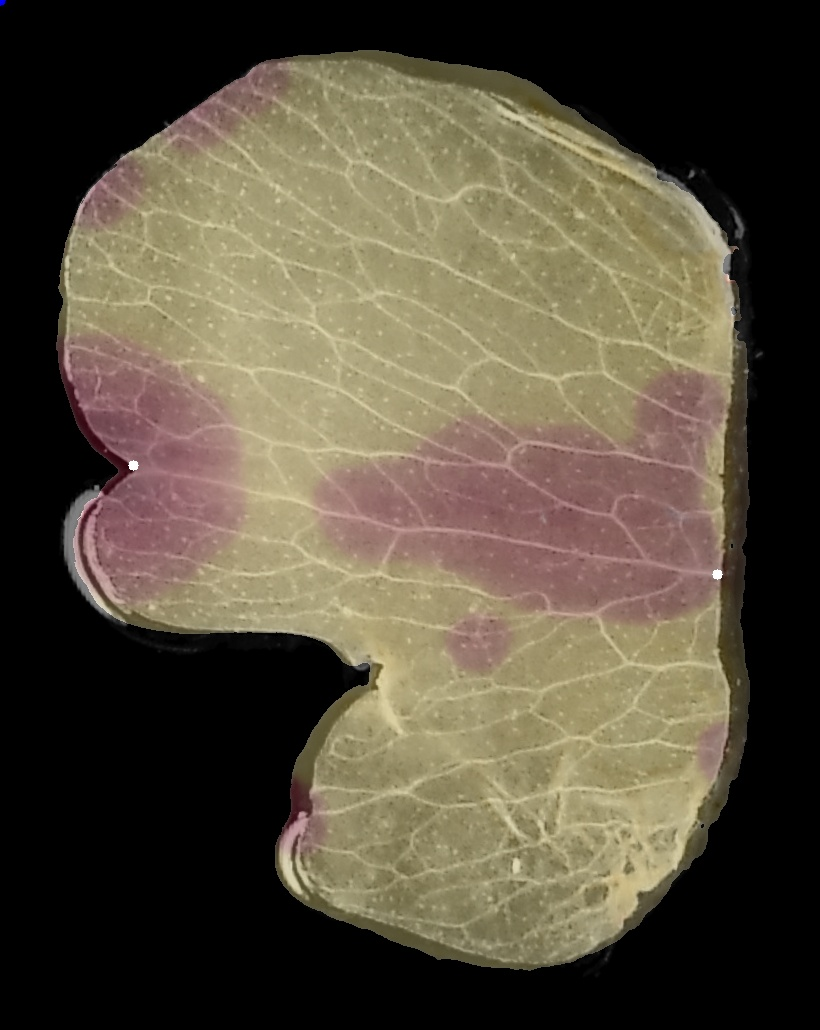
#> input picture src/F1P111_Spot_Center_200730_combined.JPG, 820 x 1030 px
$ python -i imageextraction.py   (imports and definitions only)
#> lines starting #> are read from the running program, lines starting #| are printed output that depends on the picture; after the words box and inside, x2 and y2 are one past the last pixel; in counts of white or black regions, pixels touching at a corner belong together
#> in get_points, shape is the input picture: shape (1030, 820, 3); mean B, G, R 61.6, 78.5, 87.3
import cv2
import numpy as np
import sys
from skimage import io, color, filters, measure

# This is a pipeline to detect the petals in our images.
# The pipeline takes an image and a k-value(k-value of 2 is best) as input.
# The first steams is using a k-means clustering on the image.
# The image is then processed to find petal edges.
# The contours of the image are then found and then the pipeline returns the image with the petals identified.

def get_image_kmeans(image, k):
#> called with k = 2
    Z = image.reshape((-1,3))
    Z = np.float32(Z)
    criteria = (cv2.TERM_CRITERIA_EPS + cv2.TERM_CRITERIA_MAX_ITER, 10, 1.0)
    K = int(k)
    ret,label,center=cv2.kmeans(Z,K,None,criteria,10,cv2.KMEANS_RANDOM_CENTERS)
#> ret = 825320069.8; center = [[1.69, 2.11, 2.62], [110.2, 140.5, 156.1]]
    center = np.uint8(center)
#> center = [[1, 2, 2], [110, 140, 156]]
    res = center[label.flatten()]
    res2 = res.reshape((image.shape))
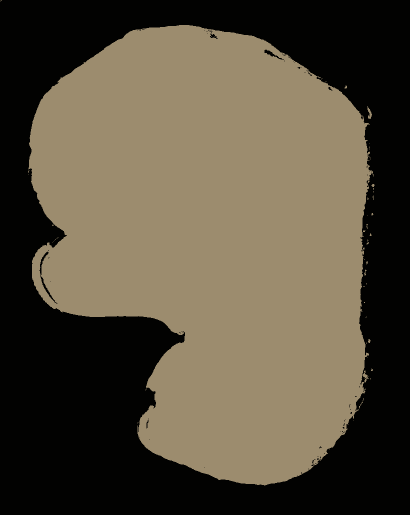
#> res2: shape (1030, 820, 3) (shown at 1/2 size); mean B, G, R 61.2, 78.2, 87
    return res2

def process_image(image):
    kernel = np.ones((5,5),np.uint8)
    original = image.copy()
    ret,thresh1 = cv2.threshold(image,127,255,cv2.THRESH_BINARY)
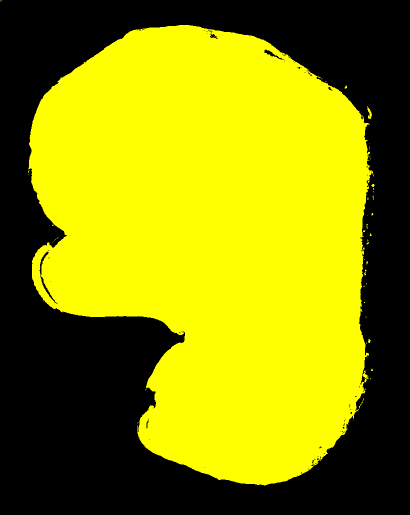
#> thresh1: shape (1030, 820, 3) (shown at 1/2 size); mean B, G, R 0, 140.8, 140.8
    kernel = np.ones((5,5),np.uint8)
    erosion = cv2.erode(thresh1,kernel,iterations = 1)
    blur = cv2.blur(image,(5,5))
    edges = cv2.Canny(blur, 10 ,100)
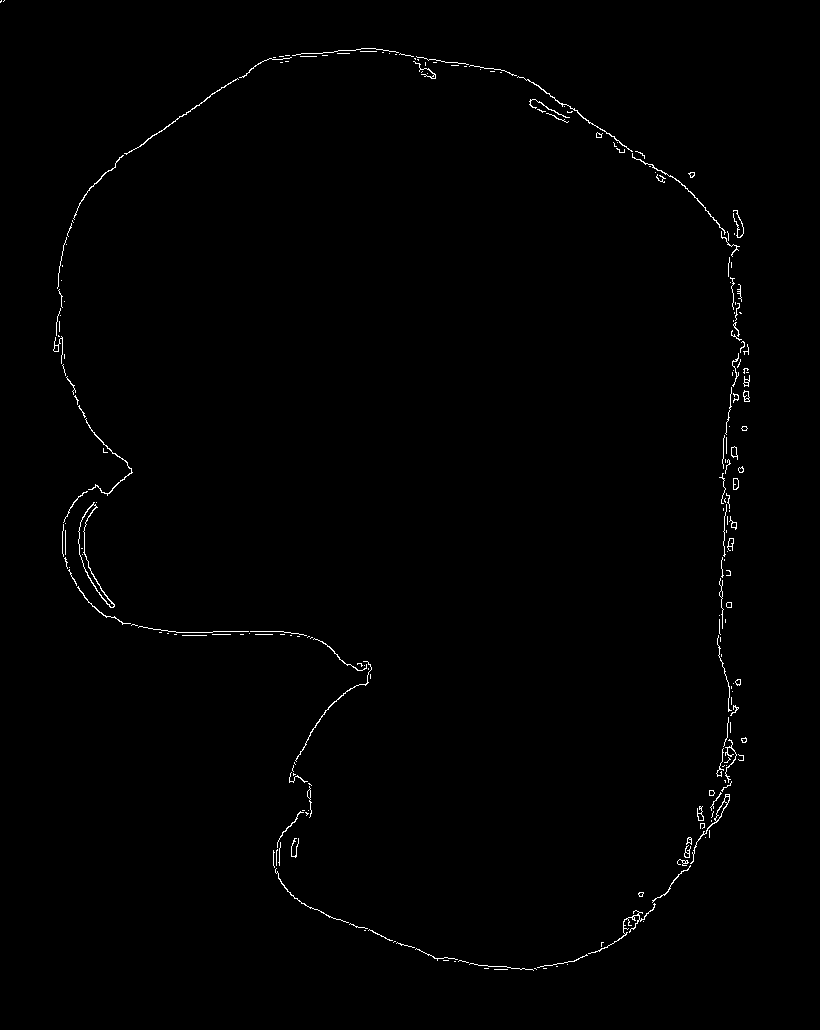
#> edges: shape (1030, 820); 0.68% white in thin lines or dots, all inside (x1, y1, x2, y2) = (0, 0, 750, 971)
    dilated = cv2.dilate(edges,kernel,iterations = 1)
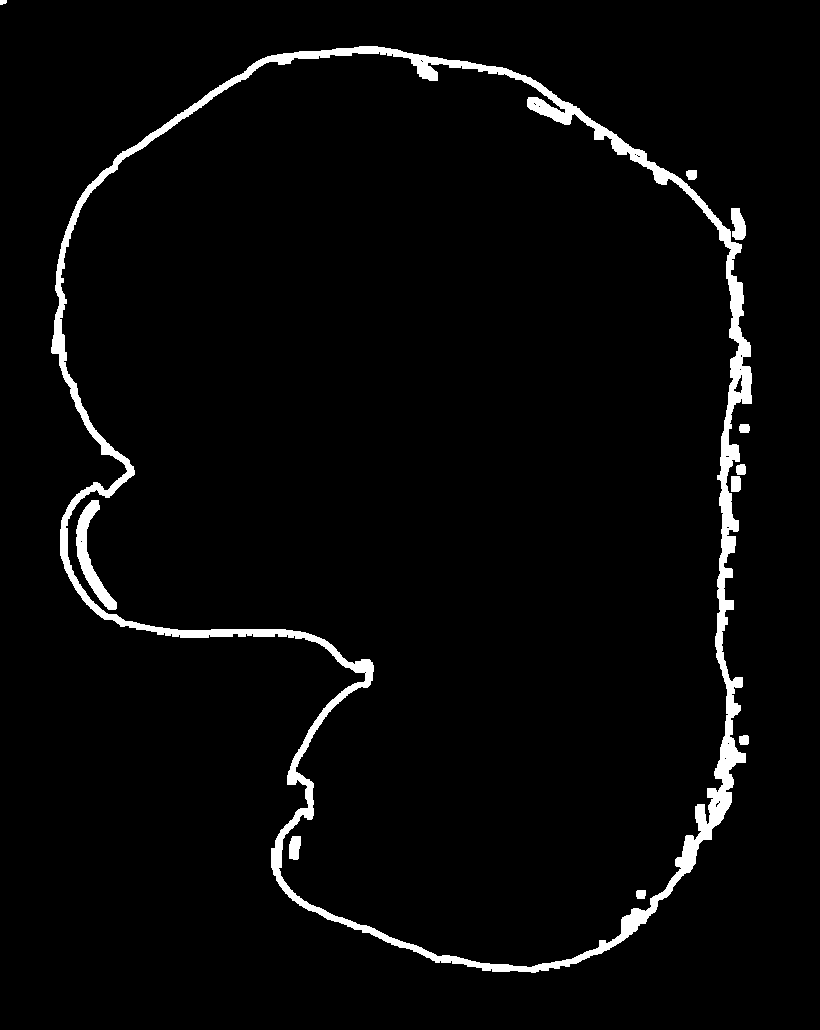
#> dilated: shape (1030, 820); 3.4% white; 11 white regions, largest, box (x1, y1, x2, y2) and area: (51, 46, 752, 973) 26022, (76, 500, 117, 610) 1335, (731, 208, 746, 240) 365
    erosion = cv2.erode(dilated,kernel,iterations = 1)
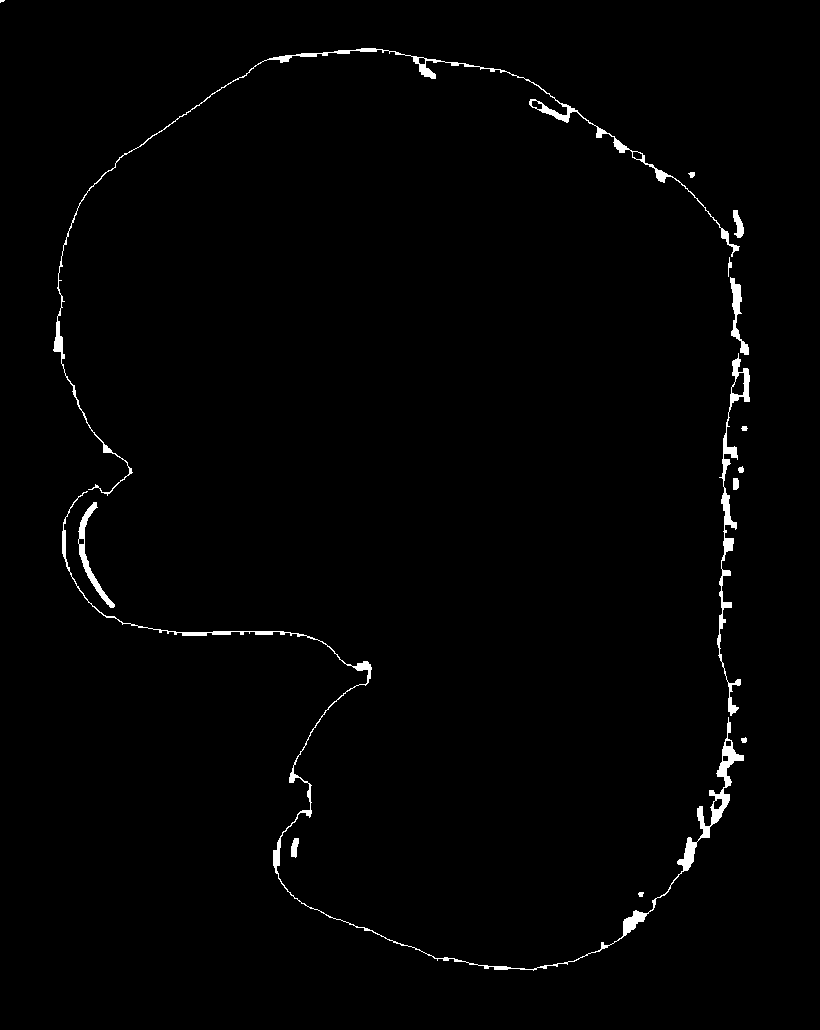
#> erosion: shape (1030, 820); 1.2% white; 15 white regions (1 under 20 px), largest, box (x1, y1, x2, y2) and area: (62, 491, 744, 971) 4019, (53, 48, 740, 496) 2901, (717, 353, 750, 716) 1771
    return erosion

def find_image_contours(image):
    contours, hierarchy =  cv2.findContours(image,cv2.RETR_TREE,cv2.CHAIN_APPROX_SIMPLE)
    return contours

# [12 lines left out: function extract_image_objects, not called in this run]

def get_points(img_path):
    shape = cv2.imread(img_path)
    #grey_shape = cv2.cvtColor(shape, cv2.COLOR_BGR2GRAY)
    grey_shape = get_image_kmeans(shape, 2)
    grey_shape1 = process_image(grey_shape)
    o = cv2.ORB_create(100)
    points = o.detect(grey_shape1, None)
#> points = 100 keypoints; strongest (x, y, size): (81, 540, 31), (81, 542, 31), (730, 242, 31), (716, 798, 31)
    shape_points = cv2.drawKeypoints(shape,points,color=(0,255,0), flags=0,outImage=np.array([]))
    return shape_points

# [39 lines left out: functions get_distance, main, not called in this run]


# [2 lines not run here, left out]

>>> result = get_points('F1P111_Spot_Center_200730_combined.JPG')

$ run again, on src/F1P111_Spot_Center_200730_pca.JPG
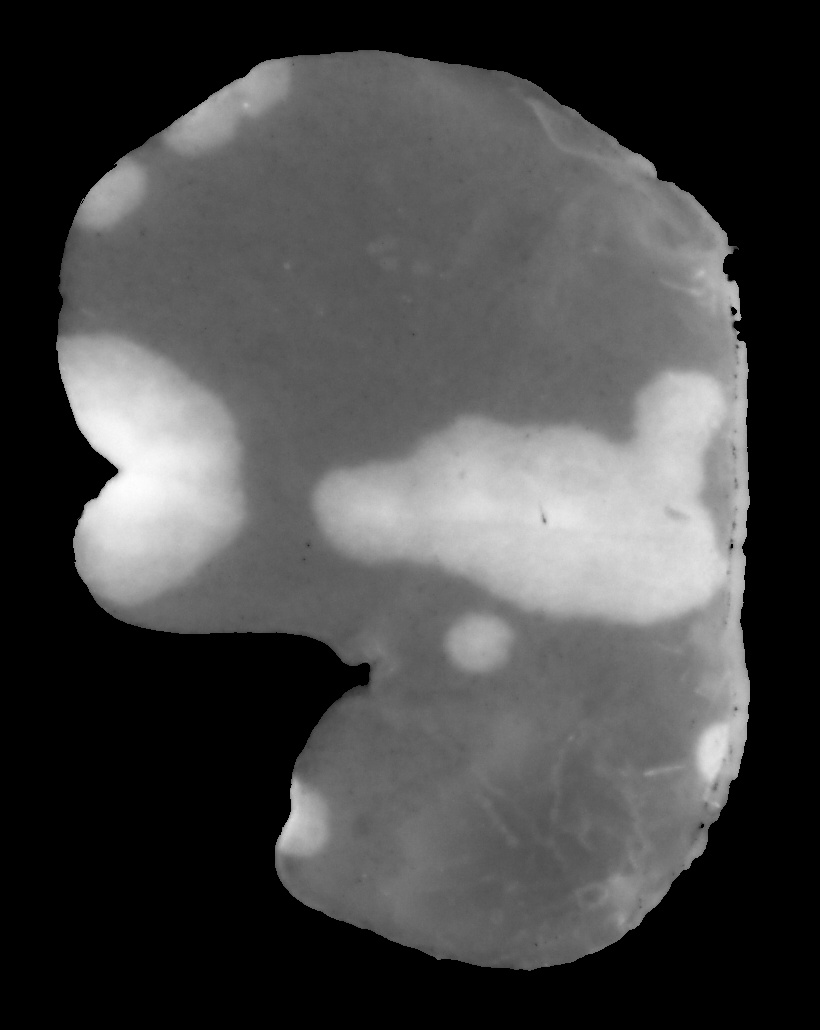
#> input picture src/F1P111_Spot_Center_200730_pca.JPG, 820 x 1030 px
#> in get_points, shape is the input picture: shape (1030, 820, 3); min 0, max 254, mean 70.8
#> in get_image_kmeans, `ret,label,center=cv2.kmeans(Z,K,None,criteria,10,cv2.KMEANS_RANDOM_CEN..`: ret = 2.43e+09; center = [[0.0713, 0.0713, 0.0713], [125.4, 125.4, 125.4]]
#> in get_image_kmeans, `center = np.uint8(center)`: center = [[0, 0, 0], [125, 125, 125]]
#> in get_image_kmeans, `res2 = res.reshape((image.shape))`:
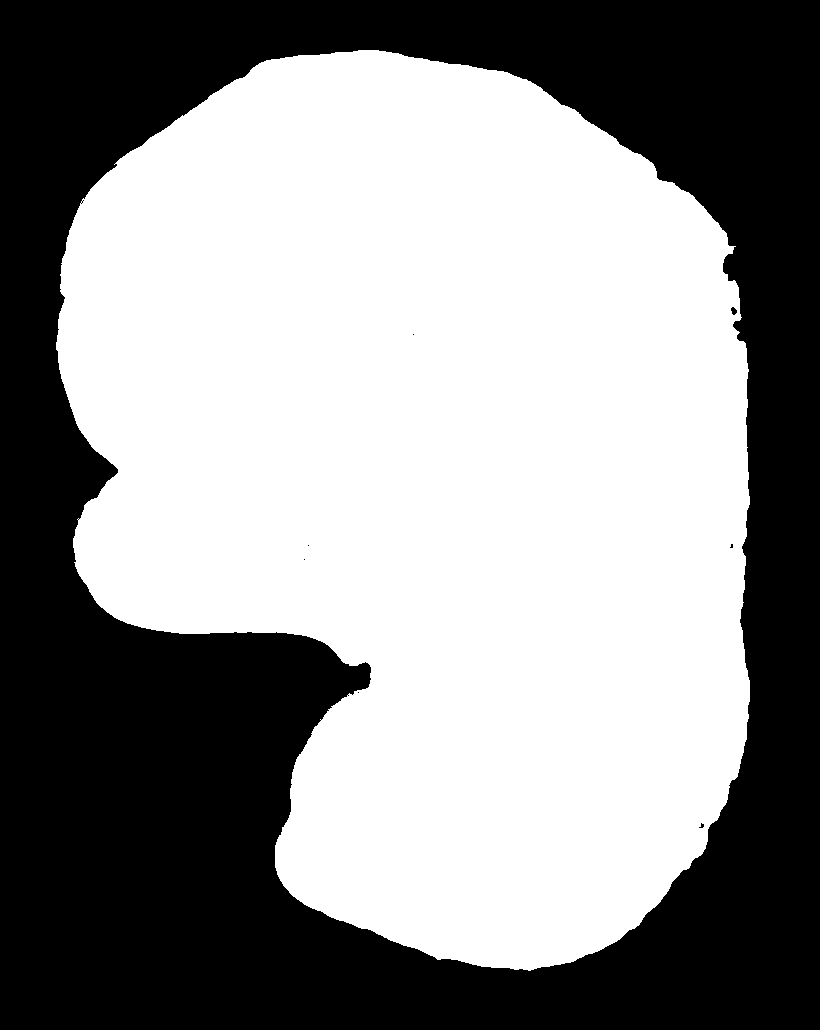
#> res2: shape (1030, 820, 3); values 0 (black) and 125 (white), 56.4% white; 8 black regions (6 under 20 px), largest, box (x1, y1, x2, y2) and area: (0, 0, 820, 1030) 368323, (731, 307, 737, 315) 33
#> thresh1: shape (1030, 820, 3); every value is 0
#> edges: shape (1030, 820); 0.38% white in thin lines or dots, all inside (x1, y1, x2, y2) = (54, 48, 749, 970)
#> in process_image, `dilated = cv2.dilate(edges,kernel,iterations = 1)`:
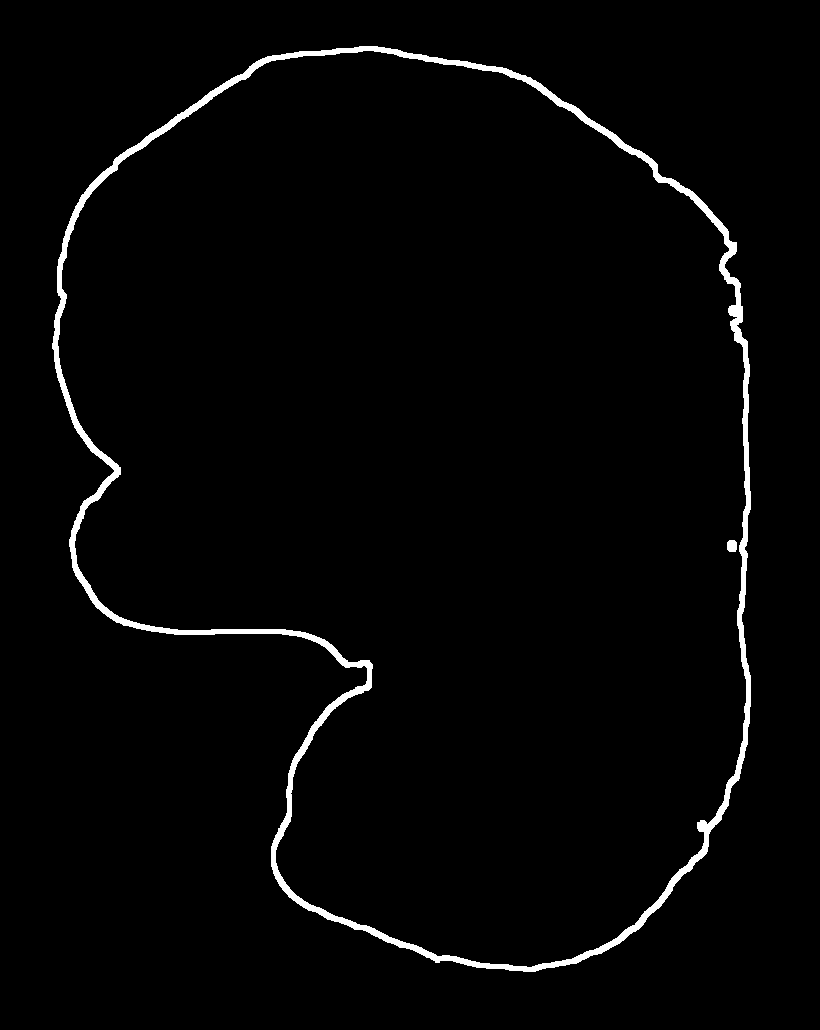
#> dilated: shape (1030, 820); 2.1% white; 2 white regions, box (x1, y1, x2, y2) and area: (52, 46, 751, 972) 17886, (727, 540, 737, 552) 109
#> points = 100 keypoints; strongest (x, y, size): (739, 339, 31), (704, 830, 31), (700, 826, 37.2), (733, 245, 37.2)

$ run again, on src/F1P111_Spot_Side1_200730_combined.JPG
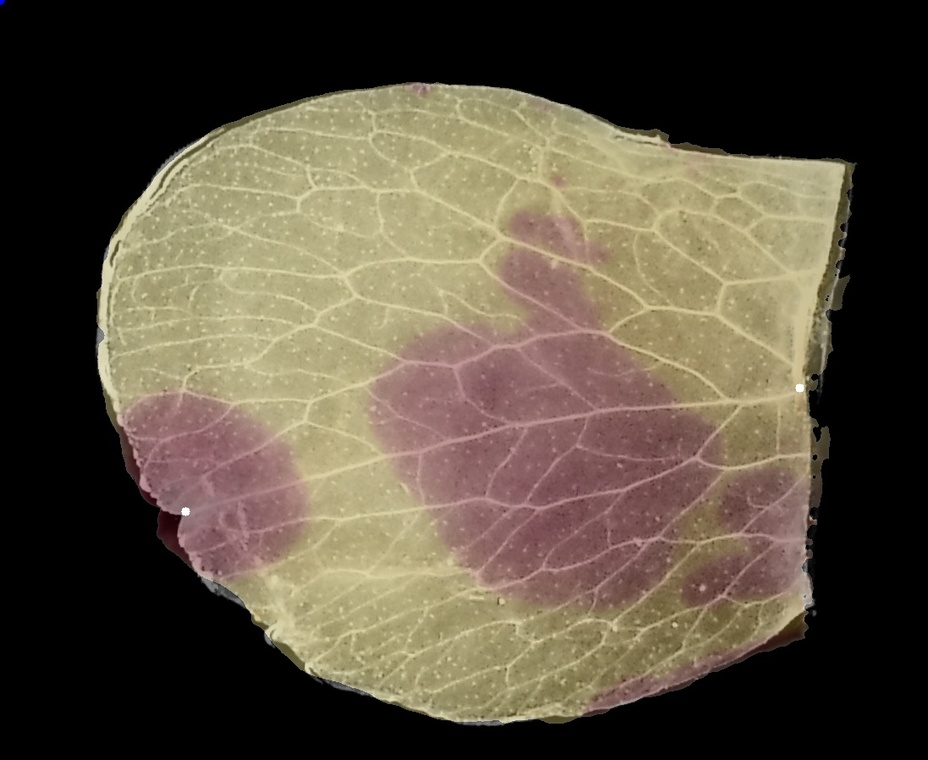
#> input picture src/F1P111_Spot_Side1_200730_combined.JPG, 928 x 760 px, shrunk from 1097 x 898 before the run
#> in get_points, shape is the input picture: shape (760, 928, 3); mean B, G, R 63.5, 79.5, 89.5
#> in get_image_kmeans, `ret,label,center=cv2.kmeans(Z,K,None,criteria,10,cv2.KMEANS_RANDOM_CEN..`: ret = 954309026.8; center = [[116.7, 146.2, 164.4], [1.05, 1.28, 1.61]]
#> in get_image_kmeans, `center = np.uint8(center)`: center = [[116, 146, 164], [1, 1, 1]]
#> in process_image, `edges = cv2.Canny(blur, 10 ,100)`:
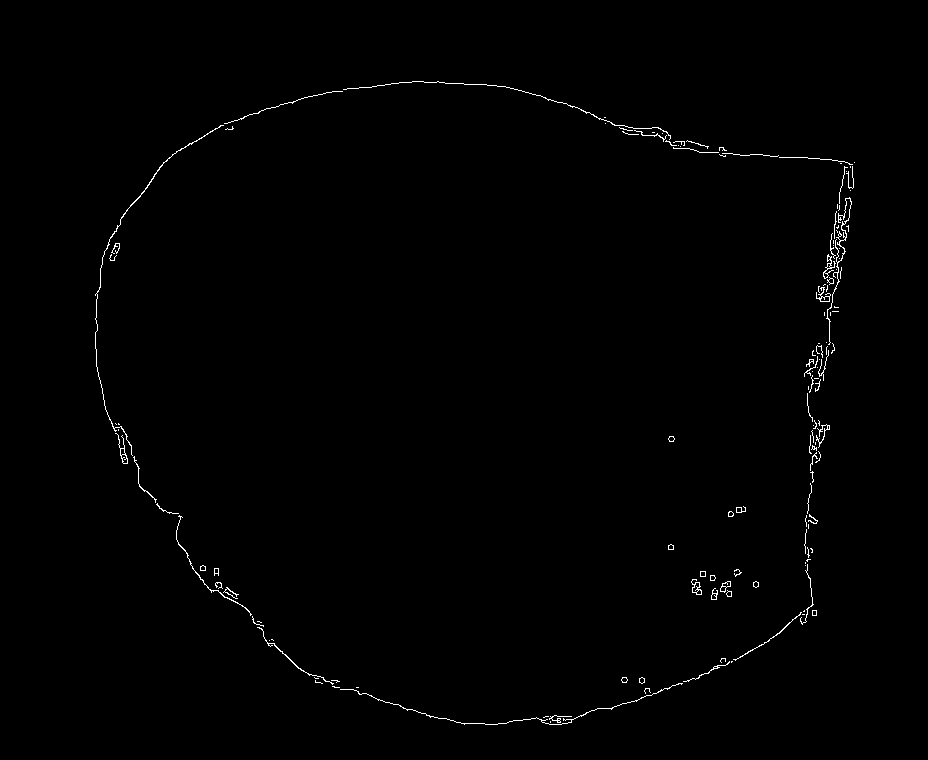
#> edges: shape (760, 928); 0.63% white in thin lines or dots, all inside (x1, y1, x2, y2) = (95, 81, 855, 725)
#> dilated: shape (760, 928); 3.1% white; 9 white regions, largest, box (x1, y1, x2, y2) and area: (93, 79, 857, 727) 20206, (709, 567, 744, 602) 524, (689, 569, 718, 597) 445
#> in process_image, `erosion = cv2.erode(dilated,kernel,iterations = 1)`:
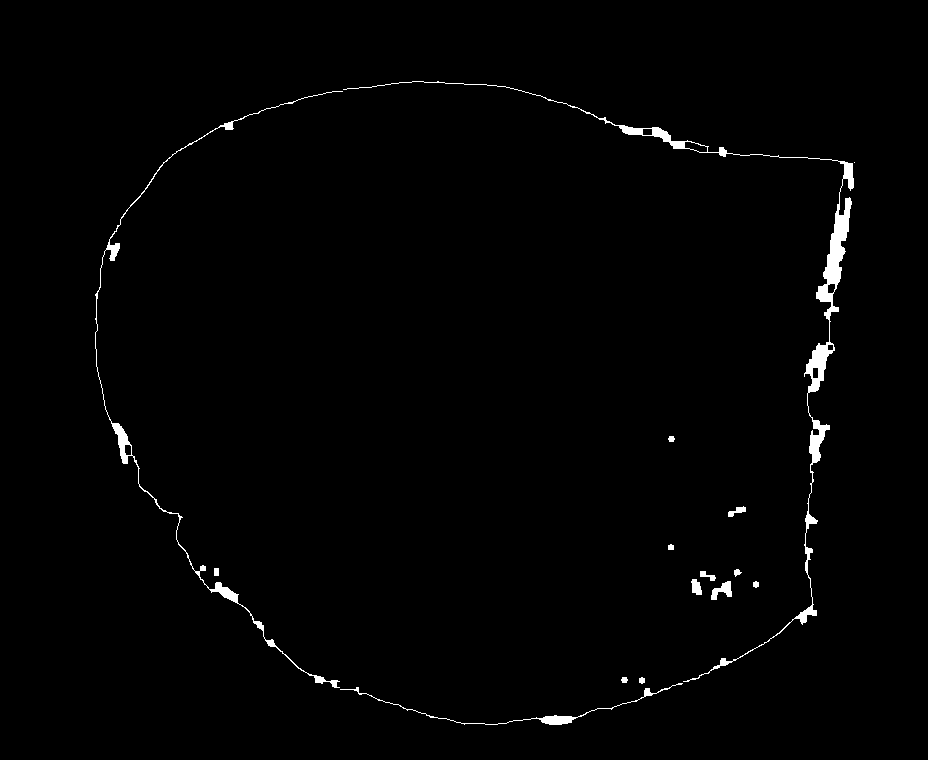
#> erosion: shape (760, 928); 1.1% white; 15 white regions (1 under 20 px), largest, box (x1, y1, x2, y2) and area: (343, 81, 854, 682) 4718, (95, 91, 343, 688) 1953, (340, 683, 683, 725) 672
#> points = 100 keypoints; strongest (x, y, size): (603, 121, 31), (197, 569, 31), (607, 119, 31), (712, 578, 37.2)
